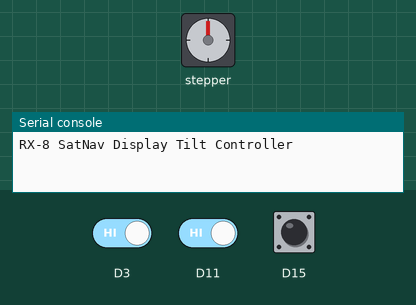
Simulated run of this program. Board: CircuitPython board. On the bench: stepper motor, the last lines printed to the serial console. The test bench sets the inputs (shaded band); at power-on: D11 HIGH, D3 HIGH, D15 HIGH. The stepper is drawn at 200 steps a turn.

Above: at 4.2 s.
4.3 s: D11 driven HIGH
At 5.45 s:
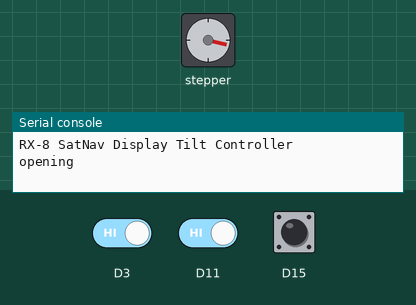
7.3 s: D3 driven HIGH
At 7.57 s:
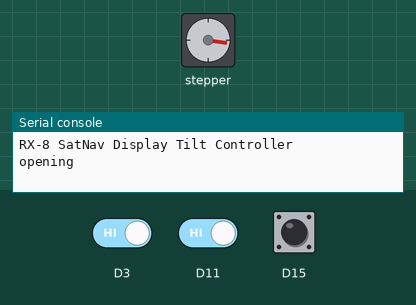
10.3 s: D3 driven LOW
At 10.45 s:
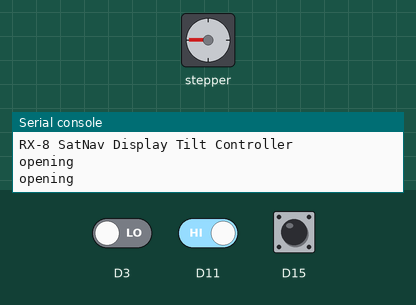
13.3 s: D15 pulled LOW for 3.2 s
18.0 s: D11 driven LOW
Timing chart, 0 to 34.0 s (numbered marks = the images above; inputs shaded):
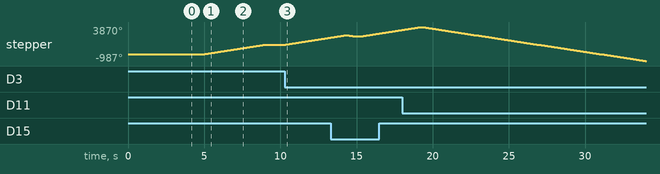

Measured:
- after the input at 10.3 s, stepper: keeps turning clockwise at about 338°/s, starting at once

The program:

code.py
```python
# TechLevelZero | 2023
#
# Mazda RX-8 Display Tilt Controller for use with stepper motors
# This Python script is designed to control the tilting mechanism of the display in a Mazda RX-8 using a stepper motor.
# The control parameters and configurations are loaded from the 'config.json' file, allowing easy customization.

# Project Overview:
# - The script manages the open and close functions of the display, as well as auto-open functionality based on tilt sensors.
# - Tilt angle adjustments are performed with a stepper motor.
# - User interaction is provided through the physical buttons.

# Configuration:
# - Please use the 'config.json' file to adjust settings and parameters to match your specific setup.

# Note: If needs be, documentation and comments are included throughout the code for better understanding and maintenance.


import time
import json
import board
import digitalio
from digitalio import DigitalInOut, Direction, Pull
from adafruit_motor import stepper

config = {}
with open('config.json', 'r') as file:
    config = json.load(file)


print("RX-8 SatNav Display Tilt Controller")

# Mode button setup
button = DigitalInOut(getattr(board, config["buttons"]["open"]))
button.pull = Pull.UP

tilt_button = DigitalInOut(getattr(board, config["buttons"]["tilt"]))
tilt_button.pull = Pull.UP

tilt_detector = DigitalInOut(getattr(board, config["sensor"]["tilt"]))
tilt_detector.switch_to_input(pull = digitalio.Pull.UP)

mode = 0         		  	# Track state of display. (0 = closed | 1 = open)
tilt_angle = 0 			  	# Binary tilt angle to see if the screen is open or closed...roughly. (This is not accurate and is just use to self corect in case of manual opening and closing.)
auto_open_has_run = False 	# Using to see if auto open functionality has been ran and to not run again.

##\\\\\\\\\\\\\\\\\\\\\\\\### Stepper motor setup ###\\\\\\\\\\\\\\\\\\\\\\\\\\\\\\\\\\\\\

DELAY = config["movement"]["speed"]  # Fastest is 0.004. 0.01 is  smooth but gets jittery after that.
STEPS = 750 + config["movement"]["gain"]# this it the amount of steps for my RX-8, please look at the config file to ejust the movment

coils = (
    DigitalInOut(getattr(board, config["stepper_config"]["a1"])),  # A1
    DigitalInOut(getattr(board, config["stepper_config"]["a2"])),  # A1
    DigitalInOut(getattr(board, config["stepper_config"]["b1"])),  # A1
    DigitalInOut(getattr(board, config["stepper_config"]["b2"])),  # A1
)
for coil in coils:
    coil.direction = Direction.OUTPUT

stepper_motor = stepper.StepperMotor(
    coils[0], coils[1], coils[2], coils[3], microsteps=None
)

##\\\\\\\\\\\\\\\\\\\\\\\\\\\\\\\\\\\\\\\\\\\\\\\\\\\\\\\\\\\\\\\\\\\\\\\\\\\\\\\\\\\\\\\\\
##\\\\\\\\\\\\\\\\\\\\\\\\\\\\\\\\\\\\\\\\\\\\\\\\\\\\\\\\\\\\\\\\\\\\\\\\\\\\\\\\\\\\\\\\\


##\\\\\\\\\\\\\\\\\\\\\\\\\\\\\### Open | close functions ###\\\\\\\\\\\\\\\\\\\\\\\\\\\\\\

def display_open():
    print("opening")
    for _ in range(STEPS):
        stepper_motor.onestep(style=stepper.DOUBLE, direction=stepper.FORWARD)
        time.sleep(DELAY)
    stepper_motor.release()


def display_close():
    global tilt_angle

    print("closing")
    for _ in range(STEPS - ((config["movement"]["tilt_angle_increment"] - 3) * tilt_angle)):
        stepper_motor.onestep(style=stepper.DOUBLE, direction=stepper.BACKWARD)
        time.sleep(DELAY)
    stepper_motor.release()
    tilt_angle = 0

##\\\\\\\\\\\\\\\\\\\\\\\\\\\\\\\\\\\\\\\\\\\\\\\\\\\\\\\\\\\\\\\\\\\\\\\\\\\\\\\\\\\\\\\\\
##\\\\\\\\\\\\\\\\\\\\\\\\\\\\\\\\\\\\\\\\\\\\\\\\\\\\\\\\\\\\\\\\\\\\\\\\\\\\\\\\\\\\\\\\\

def tilt():
    global tilt_angle
    if tilt_angle is config["movement"]["total_tilt_angles"]:
        for _ in range((config["movement"]["total_tilt_angles"] - 1) * config["movement"]["tilt_angle_increment"]):
            print(tilt_angle)
            stepper_motor.onestep(style=stepper.DOUBLE, direction=stepper.FORWARD)
            time.sleep(DELAY)
        stepper_motor.release()
        tilt_angle = 0
    else:
        for _ in range(config["movement"]["tilt_angle_increment"]):
            print(tilt_angle)
            stepper_motor.onestep(style=stepper.DOUBLE, direction=stepper.BACKWARD)
            time.sleep(DELAY)
        stepper_motor.release()

while True:

    if tilt_detector.value:
        mode = 0  # Sets the mode to 0 as the display is closed according to the tilt sensor.
    else:
        mode = 1  # Sets the mode to 1 as the display is open according to the tilt sensor.

    ########### AUTO OPEN ######################
    if config["auto_open"]["on"]:
        if not auto_open_has_run:
            time.sleep(config["auto_open"]["delay"])
            if tilt_detector.value:
                if mode is not 1:
                    display_open()
                    mode = 1
                    auto_open_has_run = True
            else:
                mode = 1
                auto_open_has_run = True
    ############################################

    if not button.value:

        # Used to toggle between the two modes. (open and closed) [FYI: The modulo operator (%) returns the remainder. 1 divided by 2 leaves a remainder of 1 and 2 divided by 2 leaves no remainder so 0]
        mode = (mode + 1) % 2

        # checks to see which mode is curanly active and opens or closes the display accordingly.
        if mode is 0:
            display_close()
        elif mode is 1:
            display_open()

        time.sleep(0.1)  # Prevent switch bounce.

      # Prevent tilt from being used when the display is closed.
    if not tilt_button.value:
        if mode is 0:
            print("no tilt as closed")
            time.sleep(0.1)
        if mode is 1:
            # keeps track of the angle and resets after the defined amount of pushes.
            if tilt_angle is config["movement"]["total_tilt_angles"]:
                tilt_angle = 0
            else:
                tilt_angle = tilt_angle + 1
                tilt()
                time.sleep(0.3)
            
```
